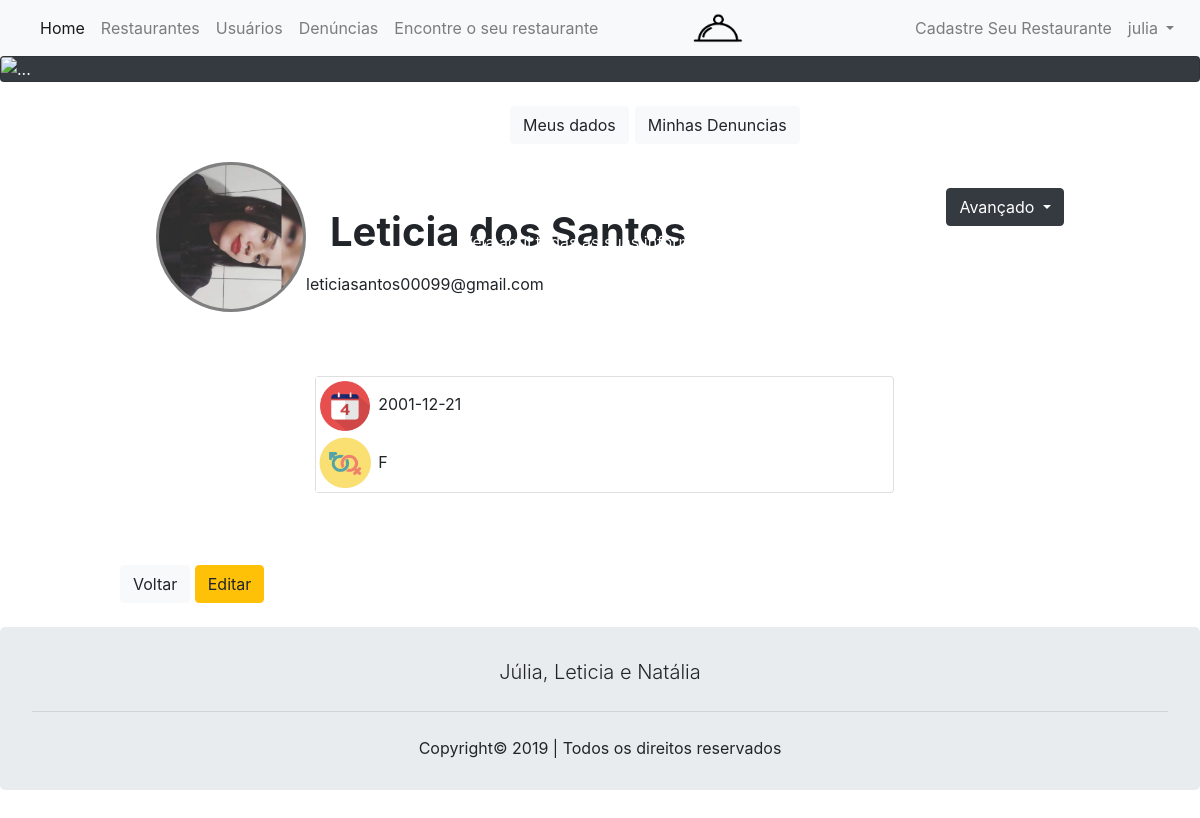
The page /read_usuario.php?id_user=6 (signed in) on the database as committed earlier.
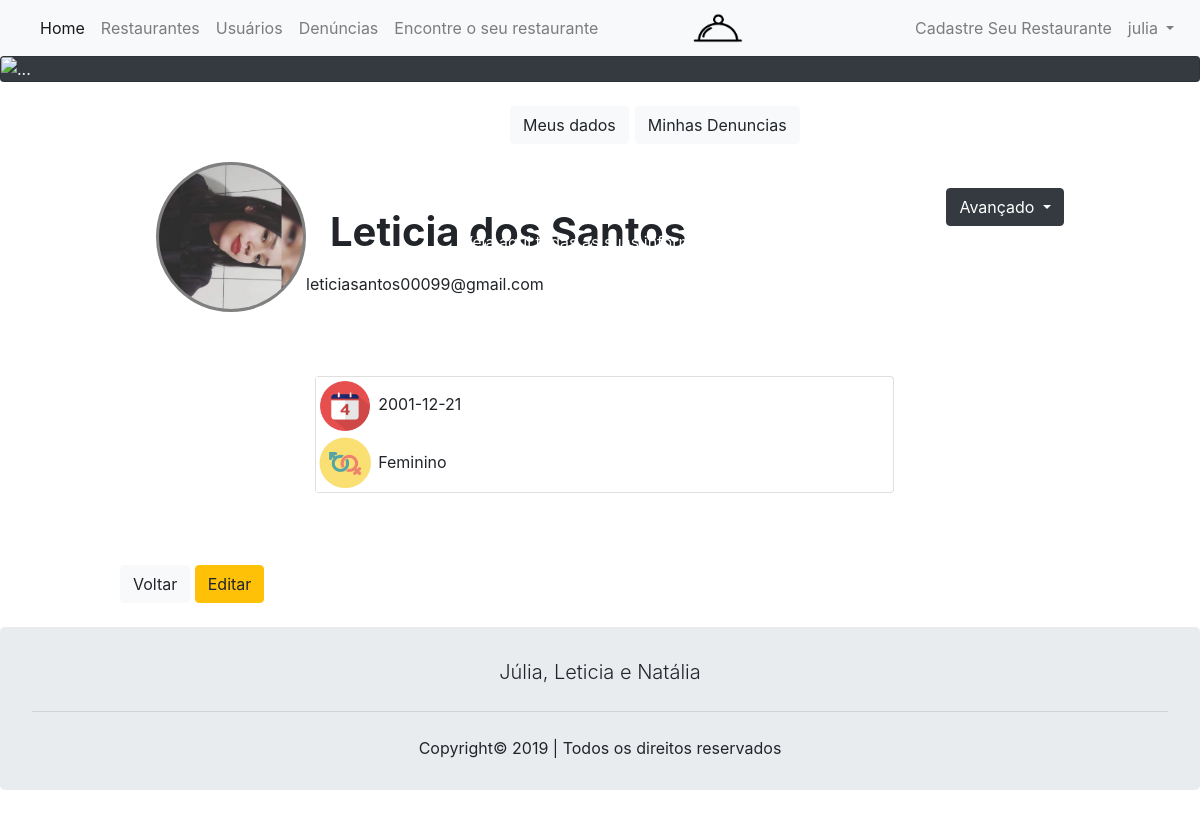
The same page on the database as committed later.
### tables this page shows
CREATE TABLE `usuario` (
  `id_user` int(11) NOT NULL,
  `nome` varchar(100) NOT NULL,
  `sexo` varchar(9) NOT NULL,
  `dt_nascimento` date NOT NULL,
  `email` varchar(80) NOT NULL,
  `senha` varchar(100) NOT NULL,
  `tipo_user_id_tip` int(80) NOT NULL
);

### read_usuario.php (the view, shortened to what this page needs)
<?php
include "cabecalho.php";
$id = null;
if(!empty($_GET['id_user']))
{
  $id = $_REQUEST['id_user'];
}
if(null==$id)
{
  header("Location: index.php");
}
else
{
 $pdo = Banco::conectar();
 $pdo->setAttribute(PDO::ATTR_ERRMODE, PDO::ERRMODE_EXCEPTION);
 $sql = "SELECT * FROM usuario where id_user =".$_GET['id_user'];
 $q = $pdo->prepare($sql);
 $q->execute(array($id));
 $data = $q->fetch(PDO::FETCH_ASSOC);
}
?>
<!DOCTYPE html>
<html lang="pt-br">
<head>
  <link rel="stylesheet" href="assets/css/bootstrap.min.css">
</head>
<body>
  <div class="card bg-dark text-white">
    <img src="img/perfil.png" class="card-img" alt="...">
    <div class="card-img-overlay">
      <center>
        <h1 style="margin-top: 8%" class="card-title">Perfil</h1>
        <p class="card-text">Veja aqui todas as suas informações</p>
      </center>
    </div>
  </div>
 <?php
 $id_user= $_GET['id_user'];
 $img_dir = "imagens/usuarios/". $id_user . "/";
 if (is_dir($img_dir)) {
  $images = glob($img_dir . "*");
  $contador = 0;
echo '<div style="width: 10%; display: inline">';
  foreach ($images as $image) {
  echo '
  <div data-toggle="modal" data-target="#exampleModal'.$contador.'" style="margin-left: 13%; margin-right: 13%">';
  $contador++;
    echo '<img  class="fotogrande" style=" width: 150px;
    height: 150px;
    background: gray;
    border: 3px solid gray;
    border-radius: 50%;
    float: left;
    margin-top: 9%;
    margin-left: 0%" src="'.$image.'" style="width: 15%; float:left;"/></img>
    </div>
    </div>
    </div>'
    ;
  }
  }
?>
  <br>
  <?php
  echo '<a style="margin-left: 17%; margin-right: 0.5%" class="btn btn-light" href="read_usuario.php?id_user='.$data['id_user'].'">Meus dados</a>';
  echo '<a class="btn btn-light" href="read_denuncia_usuario.php?id_user='.$data['id_user'].'">Minhas Denuncias</a>';?>
  <br>
  <div class="card-body">
    <?php
    foreach($pdo->query($sql)as $row)
    {
      echo '<div class="btn-group"  style="float: right; margin-right: 10%">
      <button type="button" class="btn btn-dark dropdown-toggle" data-toggle="dropdown" aria-haspopup="true" aria-expanded="false">
      Avançado
      </button>
      <div class="dropdown-menu">
      <a class="dropdown-item" href="delete_usuario.php?id_user='.$row['id_user'].'">Excluir Conta</a>';
      echo '  </div>
      </div>
      </div>';
    }
    ?>
    <p class="card-text" style="float: right;"><h1><strong style="margin-left: 2%"><?php echo $data['nome'];?></strong></h1></p>
    <p  style="margin-left: 25%"><?php echo $data['email'];?></p>
<br>
<br>
<div class="card-deck" style="margin-left: 25%; width: 50%">
  <div class="card" style="margin-right: 1%;">
   <div>
    <img src="img/calendario.png" style="width: 10%">
    <?php echo $data['dt_nascimento'];?>
  </div><div>
    <img src="img/se.png" style="width: 10%">
    <?php echo $data['sexo'];?>
  </div>
</div>
</div>
<br>
<br>
<br>
<a style="margin-left: 10%" href="index.php" type="btn" class="btn btn-light">Voltar</a>
<?php
echo '<a class="btn btn-warning" href="update_usuario.php?id_user='.$_GET['id_user'].'">Editar</a>';
?>
</div></div><br>
</body>
</html>
<?php
include "rodape.php";
?>

Rows that differ between the two databases and show on the page:
changed usuario "Leticia dos Santos": sexo "F" → "Feminino"
